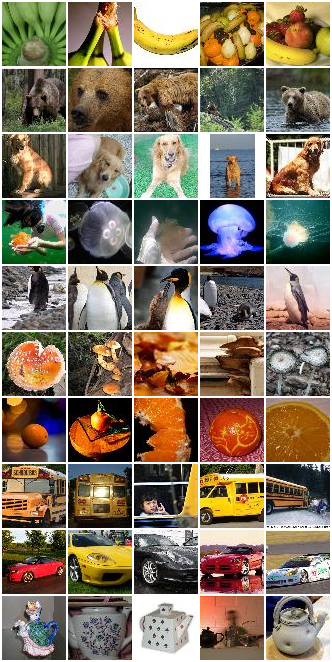
#> input picture docs/phase2/phase2_eda_grid.png, 332 x 662 px
$ python -i build_spatial_forest.py   (imports and definitions only)
#> lines starting #> are read from the running program, lines starting #| are printed output that depends on the picture
#> further down, picture is the input picture: shape (662, 332, 3); mean B, G, R 98.4, 118.2, 132.4
"""Build forest on dense spatial color features.

The key insight: the 64.4% ceiling comes from spatial erasure.
A 2x2 grid can't distinguish "yellow top + dark bottom" (bus) from
"yellow everywhere" (banana). An 8x8 grid of color statistics MIGHT.

Features: 8x8 grid × 3 channels (hue_mode, saturation, value) = 192 features
But that's too many for n_feat_sample. Instead:
- 4x4 grid × 5 stats (hue_mode, sat, val, edge_dens, green_frac) = 80
- Plus 10 inter-cell relationship features = 90 total

This specifically targets the spatial information that globals erase."""

import sys
from pathlib import Path
from collections import Counter
import numpy as np
import cv2

sys.path.insert(0, str(Path(__file__).parent))
from build_forest import gini, Node, find_best_split, build_tree, count_nodes, predict_tree

DATA_ROOT = Path(__file__).parent.parent.parent / "data" / "phase2" / "train"
VAL_ROOT = Path(__file__).parent.parent.parent / "data" / "phase2" / "val"

CLASSES = [
    "golden_retriever", "mushroom", "teapot", "school_bus", "banana",
    "orange", "brown_bear", "king_penguin", "jellyfish", "sports_car",
]


def extract_spatial_features(image):
    """Dense spatial color/texture grid."""
    hsv = cv2.cvtColor(image, cv2.COLOR_BGR2HSV)
#> hsv: shape (662, 332, 3); mean H, S, V 46.3, 103.6, 140.1
    h, s, v = cv2.split(hsv)
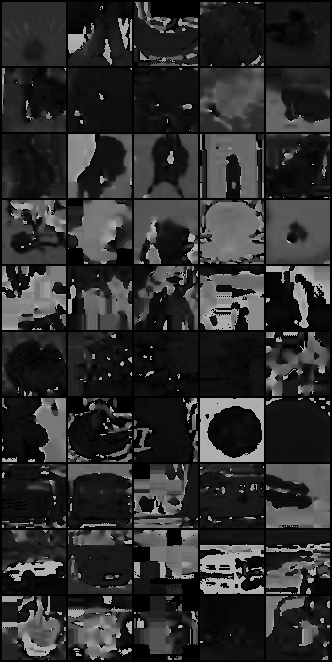
#> h: shape (662, 332); min 0, max 179, mean 46.3
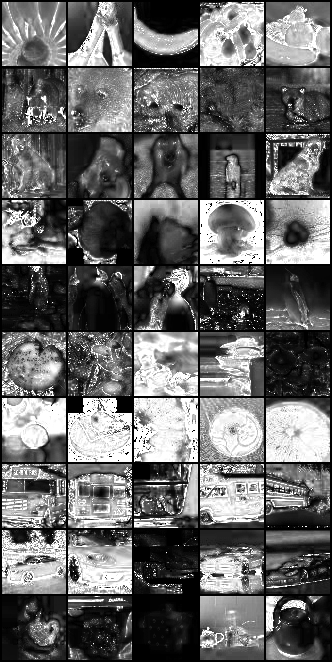
#> s: shape (662, 332); min 0, max 255, mean 103.6
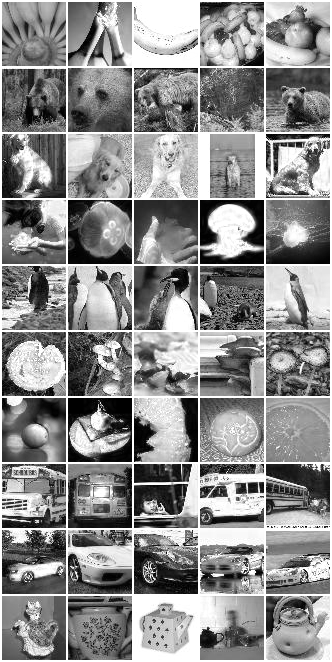
#> v: shape (662, 332); min 0, max 255, mean 140.1
    gray = cv2.cvtColor(image, cv2.COLOR_BGR2GRAY)
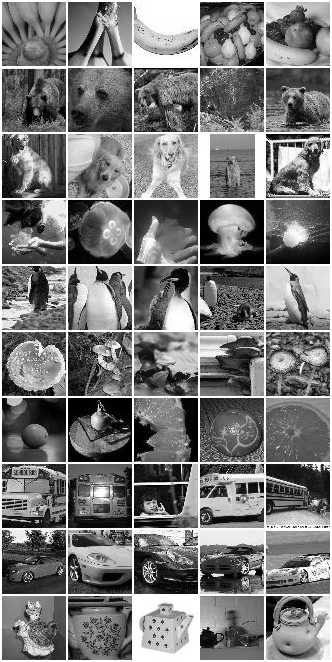
#> gray: shape (662, 332); min 0, max 255, mean 120.2
    edges = cv2.Canny(gray, 30, 100)
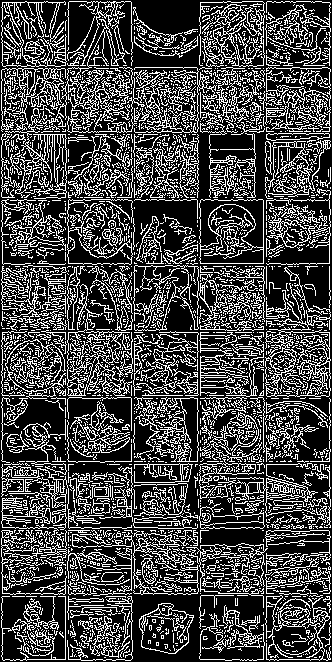
#> edges: shape (662, 332); 27.9% white in thin lines or dots

    features = []

    # 4x4 grid, each cell is 16x16
    cell = 16
    for row in range(4):
        for col in range(4):
            r0, r1 = row * cell, (row + 1) * cell
            c0, c1 = col * cell, (col + 1) * cell

            ch = h[r0:r1, c0:c1]
            cs = s[r0:r1, c0:c1]
            cv_arr = v[r0:r1, c0:c1]
            ce = edges[r0:r1, c0:c1]

            # Dominant hue (mode via histogram)
            h_hist = np.histogram(ch[cs > 40], bins=18, range=(0, 180))[0]
            if np.sum(h_hist) > 10:
                features.append(float(np.argmax(h_hist) * 10 + 5))  # center of mode bin
            else:
                features.append(90.0)  # achromatic default

            # Mean saturation
            features.append(float(np.mean(cs)))
            # Mean value
            features.append(float(np.mean(cv_arr)))
            # Edge density
            features.append(float(np.mean(ce > 0)))
            # Warm fraction (hue < 30 and sat > 50)
            features.append(float(np.mean((ch < 30) & (cs > 50))))
#> after the loop, features = 80 values, max 176.2 at index 7, min 0 at index 4, mean 62.17

    # Inter-cell relationships (10 features)
    # Top-bottom hue difference (avg of top 2 rows vs bottom 2 rows hue)
    top_hue = np.mean([features[i * 5] for i in range(8)])   # rows 0-1
#> top_hue = 45
    bot_hue = np.mean([features[i * 5] for i in range(8, 16)])  # rows 2-3
#> bot_hue = 42.5
    features.append(top_hue - bot_hue)

    # Left-right saturation symmetry
    left_sat = np.mean([features[i * 5 + 1] for i in [0, 2, 4, 6, 8, 10, 12, 14]])
#> left_sat = 125.6
    right_sat = np.mean([features[i * 5 + 1] for i in [1, 3, 5, 7, 9, 11, 13, 15]])
#> right_sat = 137.5
    features.append(abs(left_sat - right_sat))

    # Center vs periphery value
    center_val = np.mean([features[i * 5 + 2] for i in [5, 6, 9, 10]])  # inner 2x2
#> center_val = 124.9
    corner_val = np.mean([features[i * 5 + 2] for i in [0, 3, 12, 15]])  # corners
#> corner_val = 146.3
    features.append(center_val - corner_val)

    # Edge concentration: center vs border
    center_edge = np.mean([features[i * 5 + 3] for i in [5, 6, 9, 10]])
#> center_edge = 0.298
    border_edge = np.mean([features[i * 5 + 3] for i in [0, 1, 2, 3, 4, 7, 8, 11, 12, 13, 14, 15]])
#> border_edge = 0.287
    features.append(center_edge - border_edge)

    # Warm gradient: does warm fraction increase toward center?
    center_warm = np.mean([features[i * 5 + 4] for i in [5, 6, 9, 10]])
#> center_warm = 0.0703
    border_warm = np.mean([features[i * 5 + 4] for i in [0, 1, 2, 3, 4, 7, 8, 11, 12, 13, 14, 15]])
#> border_warm = 0.0615
    features.append(center_warm - border_warm)

    # Row-wise value profile (brightness distribution top to bottom)
    for row in range(4):
        row_val = np.mean([features[(row * 4 + col) * 5 + 2] for col in range(4)])
        features.append(row_val / 255.0)
#> this loop made 4 passes
#> row_val on passes 1 to 4: 170.5, 125.9, 127.5, 117
#> after the loop, features = 89 values, max 176.2 at index 7, min -21.38 at index 82, mean 55.83

    # Most-saturated quadrant
    quadrant_sats = [
        np.mean([features[i * 5 + 1] for i in [0, 1, 4, 5]]),    # TL
        np.mean([features[i * 5 + 1] for i in [2, 3, 6, 7]]),    # TR
        np.mean([features[i * 5 + 1] for i in [8, 9, 12, 13]]),  # BL
        np.mean([features[i * 5 + 1] for i in [10, 11, 14, 15]]),# BR
    ]
#> quadrant_sats = [125.6, 129.7, 137.6, 133.2]
    features.append(float(np.argmax(quadrant_sats)))

    return features  # 80 + 10 = 90 features


# [71 lines left out: functions load_data, eval_forest, main, not called in this run]


# [2 lines not run here, left out]

>>> import cv2
>>> picture = cv2.imread('../../docs/phase2/phase2_eda_grid.png')
>>> result = extract_spatial_features(picture)
#> result = 90 values, max 176.2 at index 7, min -21.38 at index 82, mean 55.23
